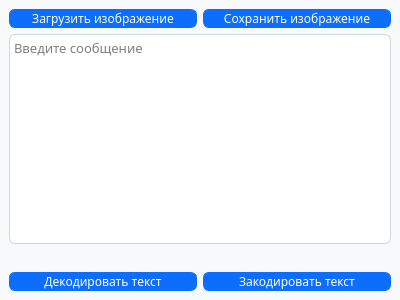
<?xml version="1.0" encoding="UTF-8"?>
<ui version="4.0">
 <class>MainWindow</class>
 <widget class="QMainWindow" name="MainWindow">
  <property name="geometry">
   <rect>
    <x>0</x>
    <y>0</y>
    <width>400</width>
    <height>300</height>
   </rect>
  </property>
  <property name="windowTitle">
   <string notr="true">Стеганография</string>
  </property>
  <property name="styleSheet">
   <string notr="true">QMainWindow {
background-color: #f8f9fa;
}
QPushButton {
color: white;
border:1px solid rgb(13,110,253);
border-radius: 6px;
background-color: rgb(13,110,253);
}
QPushButton:focus {
border: 3px solid rgb(11,94,215);
outline: none;
}
QPushButton:hover {
border-color: rgb(11,94,215);
background-color: rgb(11,94,215);
}
QTextEdit {
background-color: white;
border: 1px solid rgb(206,212,218);
border-radius: 6px;
color:rgb(0, 0, 0);
}
QTextEdit:focus {
border: 2px solid rgb(143,184,243);
}</string>
  </property>
  <property name="windowFilePath">
   <string notr="true"/>
  </property>
  <widget class="QWidget" name="centralwidget">
   <layout class="QVBoxLayout" name="verticalLayout">
    <item>
     <layout class="QHBoxLayout" name="horizontalLayout">
      <item>
       <widget class="QPushButton" name="loadButton">
        <property name="font">
         <font>
          <family>Trebuchet MS</family>
          <pointsize>9</pointsize>
         </font>
        </property>
        <property name="styleSheet">
         <string notr="true"/>
        </property>
        <property name="text">
         <string notr="true">Загрузить изображение</string>
        </property>
       </widget>
      </item>
      <item>
       <widget class="QPushButton" name="saveButton">
        <property name="font">
         <font>
          <family>Trebuchet MS</family>
          <pointsize>9</pointsize>
         </font>
        </property>
        <property name="styleSheet">
         <string notr="true"/>
        </property>
        <property name="text">
         <string notr="true">Сохранить изображение</string>
        </property>
       </widget>
      </item>
     </layout>
    </item>
    <item>
     <widget class="QTextEdit" name="messageFrame">
      <property name="sizePolicy">
       <sizepolicy hsizetype="Expanding" vsizetype="Expanding">
        <horstretch>1</horstretch>
        <verstretch>0</verstretch>
       </sizepolicy>
      </property>
      <property name="font">
       <font>
        <family>Trebuchet MS</family>
        <pointsize>10</pointsize>
       </font>
      </property>
      <property name="styleSheet">
       <string notr="true"/>
      </property>
      <property name="frameShape">
       <enum>QFrame::StyledPanel</enum>
      </property>
      <property name="markdown">
       <string notr="true"/>
      </property>
      <property name="html">
       <string notr="true">&lt;!DOCTYPE HTML PUBLIC &quot;-//W3C//DTD HTML 4.0//EN&quot; &quot;http://www.w3.org/TR/REC-html40/strict.dtd&quot;&gt;
&lt;html&gt;&lt;head&gt;&lt;meta name=&quot;qrichtext&quot; content=&quot;1&quot; /&gt;&lt;style type=&quot;text/css&quot;&gt;
p, li { white-space: pre-wrap; }
&lt;/style&gt;&lt;/head&gt;&lt;body style=&quot; font-family:'Trebuchet MS'; font-size:10pt; font-weight:400; font-style:normal;&quot;&gt;
&lt;p style=&quot;-qt-paragraph-type:empty; margin-top:0px; margin-bottom:0px; margin-left:0px; margin-right:0px; -qt-block-indent:0; text-indent:0px; font-family:'MS Shell Dlg 2'; font-size:7.8pt;&quot;&gt;&lt;br /&gt;&lt;/p&gt;&lt;/body&gt;&lt;/html&gt;</string>
      </property>
      <property name="placeholderText">
       <string notr="true">Введите сообщение</string>
      </property>
     </widget>
    </item>
    <item>
     <widget class="QLabel" name="outputLabel">
      <property name="sizePolicy">
       <sizepolicy hsizetype="Preferred" vsizetype="Preferred">
        <horstretch>1</horstretch>
        <verstretch>0</verstretch>
       </sizepolicy>
      </property>
      <property name="font">
       <font>
        <family>Trebuchet MS</family>
       </font>
      </property>
      <property name="text">
       <string notr="true"/>
      </property>
      <property name="scaledContents">
       <bool>false</bool>
      </property>
      <property name="alignment">
       <set>Qt::AlignLeading|Qt::AlignLeft|Qt::AlignTop</set>
      </property>
      <property name="wordWrap">
       <bool>true</bool>
      </property>
     </widget>
    </item>
    <item>
     <layout class="QHBoxLayout" name="horizontalLayout_2">
      <item>
       <widget class="QPushButton" name="decodeButton">
        <property name="palette">
         <palette>
          <active>
           <colorrole role="WindowText">
            <brush brushstyle="SolidPattern">
             <color alpha="255">
              <red>255</red>
              <green>255</green>
              <blue>255</blue>
             </color>
            </brush>
           </colorrole>
           <colorrole role="Button">
            <brush brushstyle="SolidPattern">
             <color alpha="255">
              <red>13</red>
              <green>110</green>
              <blue>253</blue>
             </color>
            </brush>
           </colorrole>
           <colorrole role="Text">
            <brush brushstyle="SolidPattern">
             <color alpha="255">
              <red>255</red>
              <green>255</green>
              <blue>255</blue>
             </color>
            </brush>
           </colorrole>
           <colorrole role="ButtonText">
            <brush brushstyle="SolidPattern">
             <color alpha="255">
              <red>255</red>
              <green>255</green>
              <blue>255</blue>
             </color>
            </brush>
           </colorrole>
           <colorrole role="Base">
            <brush brushstyle="SolidPattern">
             <color alpha="255">
              <red>13</red>
              <green>110</green>
              <blue>253</blue>
             </color>
            </brush>
           </colorrole>
           <colorrole role="Window">
            <brush brushstyle="SolidPattern">
             <color alpha="255">
              <red>13</red>
              <green>110</green>
              <blue>253</blue>
             </color>
            </brush>
           </colorrole>
           <colorrole role="PlaceholderText">
            <brush brushstyle="NoBrush">
             <color alpha="128">
              <red>255</red>
              <green>255</green>
              <blue>255</blue>
             </color>
            </brush>
           </colorrole>
          </active>
          <inactive>
           <colorrole role="WindowText">
            <brush brushstyle="SolidPattern">
             <color alpha="255">
              <red>255</red>
              <green>255</green>
              <blue>255</blue>
             </color>
            </brush>
           </colorrole>
           <colorrole role="Button">
            <brush brushstyle="SolidPattern">
             <color alpha="255">
              <red>13</red>
              <green>110</green>
              <blue>253</blue>
             </color>
            </brush>
           </colorrole>
           <colorrole role="Text">
            <brush brushstyle="SolidPattern">
             <color alpha="255">
              <red>255</red>
              <green>255</green>
              <blue>255</blue>
             </color>
            </brush>
           </colorrole>
           <colorrole role="ButtonText">
            <brush brushstyle="SolidPattern">
             <color alpha="255">
              <red>255</red>
              <green>255</green>
              <blue>255</blue>
             </color>
            </brush>
           </colorrole>
           <colorrole role="Base">
            <brush brushstyle="SolidPattern">
             <color alpha="255">
              <red>13</red>
              <green>110</green>
              <blue>253</blue>
             </color>
            </brush>
           </colorrole>
           <colorrole role="Window">
            <brush brushstyle="SolidPattern">
             <color alpha="255">
              <red>13</red>
              <green>110</green>
              <blue>253</blue>
             </color>
            </brush>
           </colorrole>
           <colorrole role="PlaceholderText">
            <brush brushstyle="NoBrush">
             <color alpha="128">
              <red>255</red>
              <green>255</green>
              <blue>255</blue>
             </color>
            </brush>
           </colorrole>
          </inactive>
          <disabled>
           <colorrole role="WindowText">
            <brush brushstyle="SolidPattern">
             <color alpha="255">
              <red>255</red>
              <green>255</green>
              <blue>255</blue>
             </color>
            </brush>
           </colorrole>
           <colorrole role="Button">
            <brush brushstyle="SolidPattern">
             <color alpha="255">
              <red>13</red>
              <green>110</green>
              <blue>253</blue>
             </color>
            </brush>
           </colorrole>
           <colorrole role="Text">
            <brush brushstyle="SolidPattern">
             <color alpha="255">
              <red>255</red>
              <green>255</green>
              <blue>255</blue>
             </color>
            </brush>
           </colorrole>
           <colorrole role="ButtonText">
            <brush brushstyle="SolidPattern">
             <color alpha="255">
              <red>255</red>
              <green>255</green>
              <blue>255</blue>
             </color>
            </brush>
           </colorrole>
           <colorrole role="Base">
            <brush brushstyle="SolidPattern">
             <color alpha="255">
              <red>13</red>
              <green>110</green>
              <blue>253</blue>
             </color>
            </brush>
           </colorrole>
           <colorrole role="Window">
            <brush brushstyle="SolidPattern">
             <color alpha="255">
              <red>13</red>
              <green>110</green>
              <blue>253</blue>
             </color>
            </brush>
           </colorrole>
           <colorrole role="PlaceholderText">
            <brush brushstyle="NoBrush">
             <color alpha="128">
              <red>255</red>
              <green>255</green>
              <blue>255</blue>
             </color>
            </brush>
           </colorrole>
          </disabled>
         </palette>
        </property>
        <property name="font">
         <font>
          <family>Trebuchet MS</family>
          <pointsize>9</pointsize>
         </font>
        </property>
        <property name="styleSheet">
         <string notr="true"/>
        </property>
        <property name="text">
         <string notr="true">Декодировать текст</string>
        </property>
       </widget>
      </item>
      <item>
       <widget class="QPushButton" name="encodeButton">
        <property name="font">
         <font>
          <family>Trebuchet MS</family>
          <pointsize>9</pointsize>
         </font>
        </property>
        <property name="styleSheet">
         <string notr="true"/>
        </property>
        <property name="text">
         <string notr="true">Закодировать текст</string>
        </property>
       </widget>
      </item>
     </layout>
    </item>
   </layout>
  </widget>
 </widget>
 <tabstops>
  <tabstop>loadButton</tabstop>
  <tabstop>saveButton</tabstop>
  <tabstop>encodeButton</tabstop>
  <tabstop>decodeButton</tabstop>
 </tabstops>
 <resources/>
 <connections/>
</ui>
